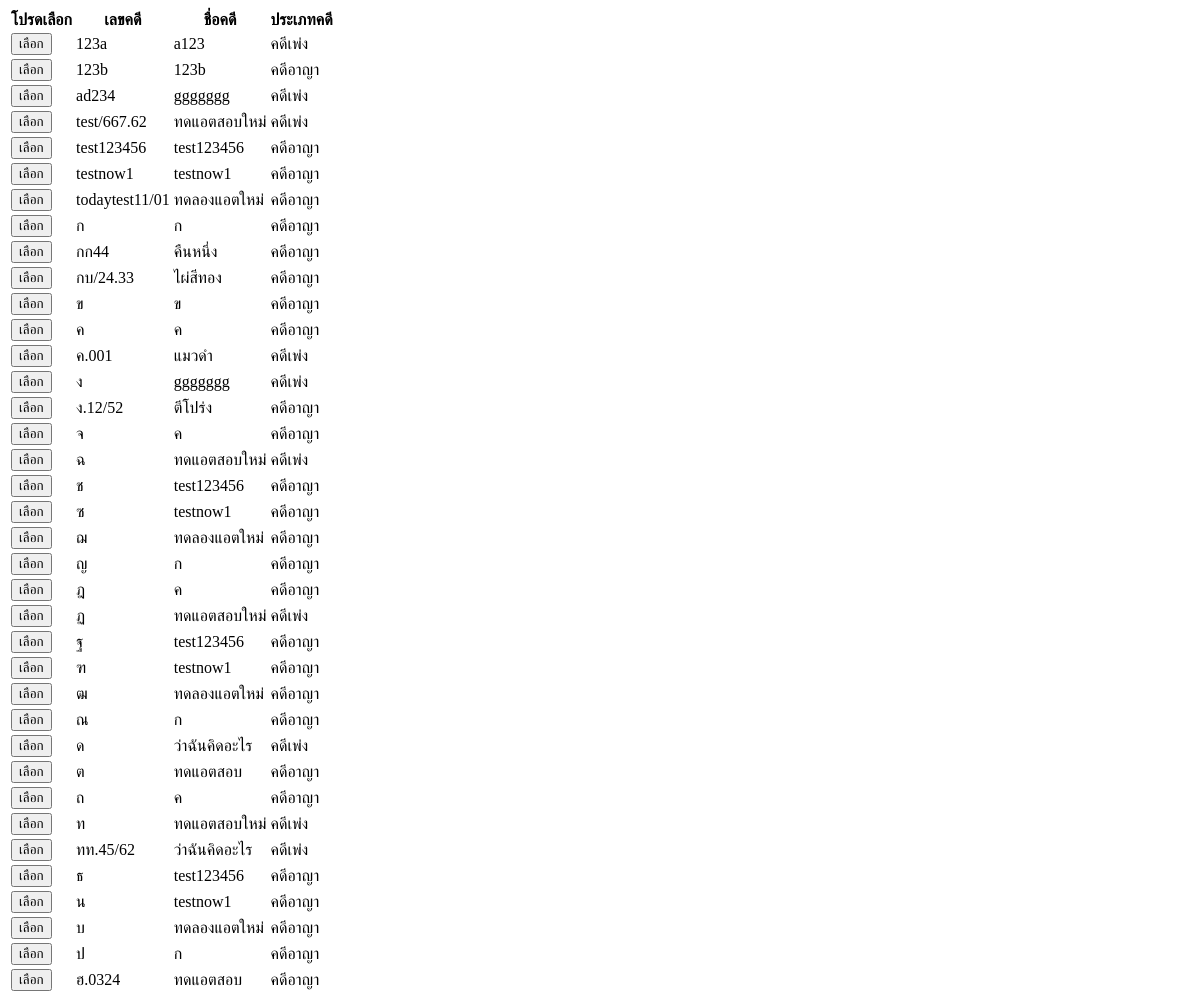
/module/fuction/show_data_sc_tag.php, run on an earlier commit of the app's database.
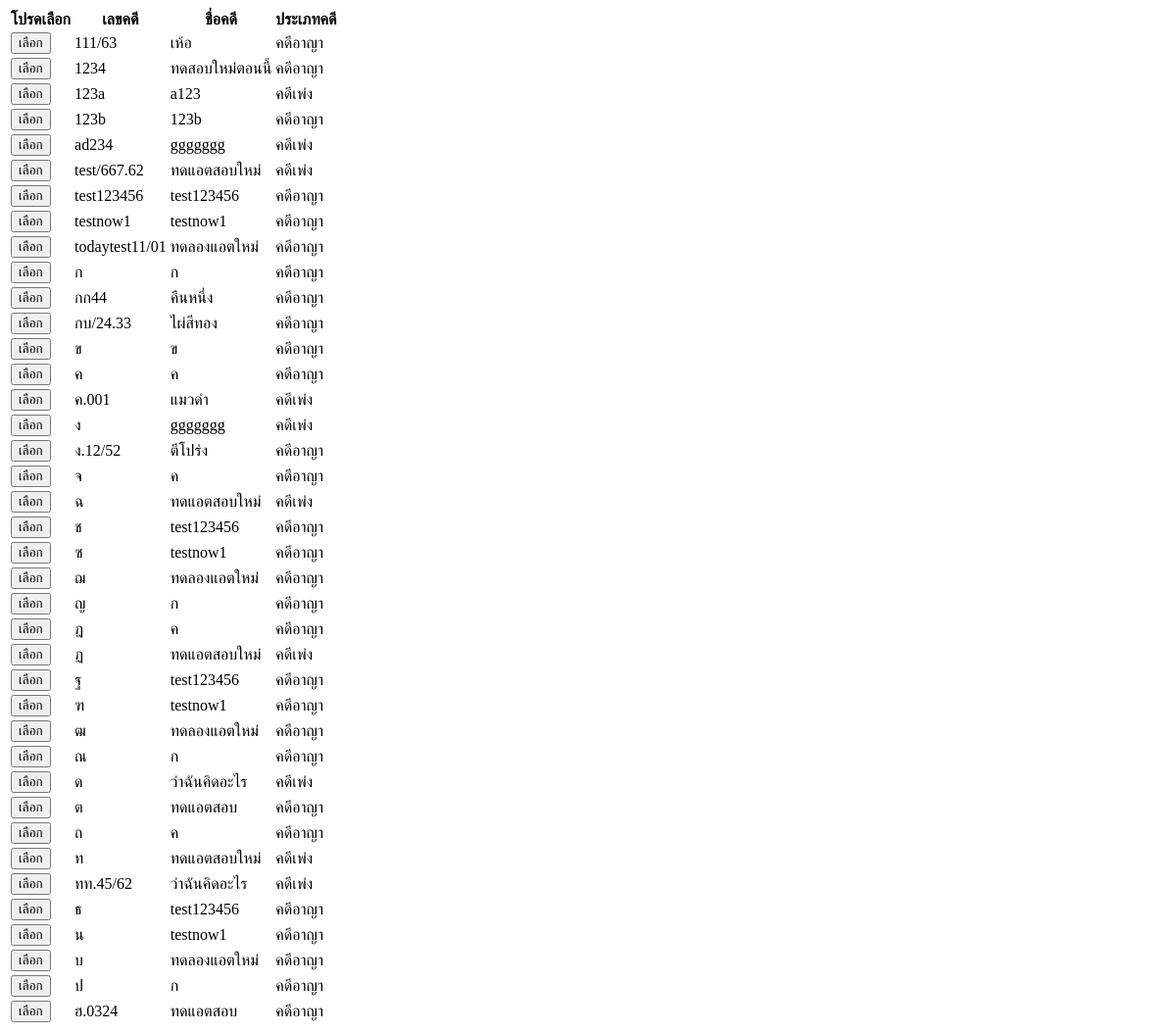
And on a later commit of the database.
### tables this page shows
CREATE TABLE `case_name` (
  `case_id` varchar(255) NOT NULL,
  `case_name` varchar(255) NOT NULL,
  `case_type` tinyint(2) NOT NULL,
  `case_savetime` datetime NOT NULL DEFAULT current_timestamp(),
  `case_status` tinyint(2) NOT NULL
);

### module/fuction/show_data_sc_tag.php (the view, shortened to what this page needs)
<?php
$con = connect_db();
?>
<?php
if(empty($_POST['search'])){
    $sql_res = "SELECT cn.case_id,cn.case_name,cn.case_type FROM case_name as cn";
}else if($_POST['type']=='1'){
    $sql_res = "SELECT cn.case_id,cn.case_name,cn.case_type FROM case_name as cn WHERE case_id='%$_POST[search]%'";
}
$result=mysqli_query($con,$sql_res)or die("select sql responsible_person error".mysqli_error($con));
?>
                <table id="myTable11" class="display table">
                <thead>
                    <tr>
                      <th scope="col">โปรดเลือก</th>
                      <th scope="col">เลขคดี</th>
                      <th scope="col">ชื่อคดี</th>
                      <th scope="col">ประเภทคดี</th>
                    </tr>
                  </thead>
                <?php
                      while(list($case_id,$case_name,$case_type)=mysqli_fetch_row($result)){
                        if($case_type==1){
                          $case_typeName="คดีเพ่ง";
                        }else{
                          $case_typeName="คดีอาญา";
                        }
                            echo"
                            <tr>
                              <td ><button type='button' class='btn btn-outline-secondary'>เลือก</button></td>
                              <td>$case_id</td>
                              <td>$case_name</td>
                              <td>$case_typeName</td>
                          </tr>";
                        }
                ?>
                </table>

What changed in the data, as far as the page shows it:
added case_name: case_id "111/63", case_name "เห้อ", case_type "คดีอาญา"
added case_name: case_id "1234", case_name "ทดสอบใหม่ตอนนี้", case_type "คดีอาญา"
